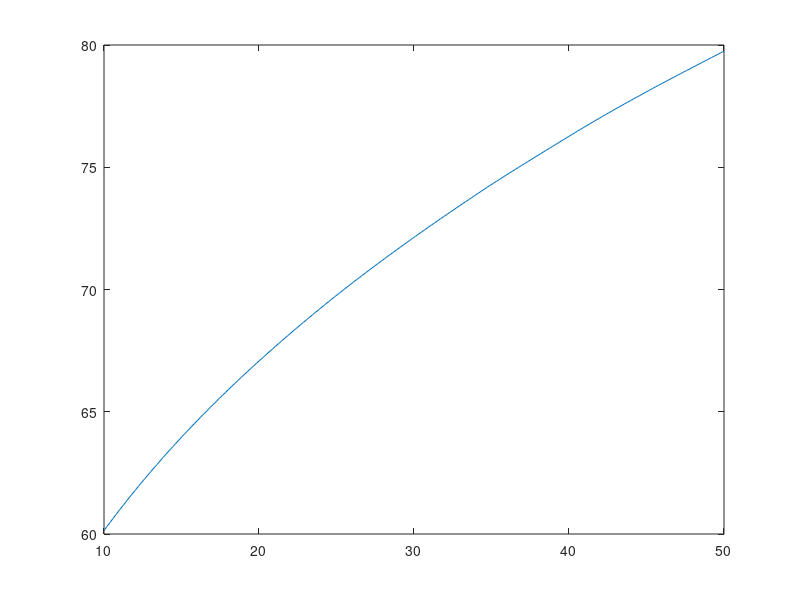

This chart was generated by the following MATLAB code:
%policy function iterations
clear;clc;
%% Step 1, discretizes the state space
tic
kss=50;
kmin=10; 
kmax=kss;
n=199;
K=kmin:(kmax-kmin)/n:kmax; 
p=size(K,2);
theta=0.679;
h=1;
delta=0.013;
beta=0.988;

%% Step 2, Initial guess for V
eps=ones(1,p)*0.1;  %toleranz value
V=zeros(p);
V1=ones(1,p);
g=ones(1,p);
s=0;          %counting the number of iterations
ss=0;
done=0;
%%     
% Step 3, Return matrix

m=zeros(p);
M=zeros(p);

for i=1:p
    for j=1:p
        m(i,j)=K(i)^(1-theta)*h^theta+(1-delta)*K(i)-K(j);
    end
end

% Step 4, unfeasible k'
for i=1:p
    for j=1:p
        if m(i,j)>0
            M(i,j)=log(m(i,j));
        else 
            M(i,j)=-1000;
        end
    end
end

sp=[50 100 150]; %starting points for the policy function iteration
st=[5 10 20 50]; %number of policy iterations w/o changing the policy function


for b=1:sp(1) %run the value function iterations normally in the beginning
     if s>0;
        V=repmat(V1,p,1);
    end        
% Step 5 Matrix chi and updated value function 

X=M+beta*V;


for i=1:p
    [V1(i), g(i)]=max(X(i,:));
end

s=s+1;

end




%% 
%no iterate using the policy function. Use different amounts of iterations
%before updating the policy function 
while double(any(abs(V1-V(1,:))>eps)) > 0
    V=repmat(V1,p,1);
    
for b=1:st(4)
    
    for i=1:p
        V1(i)=log(K(i)^(1-theta)*h^theta+(1-delta)*K(i)-K(g(i)))+beta*V(1,g(i));
    end
    ss=ss+1;
    if double(any(abs(V1-V(1,:))>eps)) == 0
        done=1;
        break
    end
    V=repmat(V1,p,1);
    
end

if done==1;
    break
end
s=s+1;

X=M+beta*V;


for i=1:p
    [V1(i), g(i)]=max(X(i,:));
end

s=s+1;

end
toc
%%
plot(K,V1)